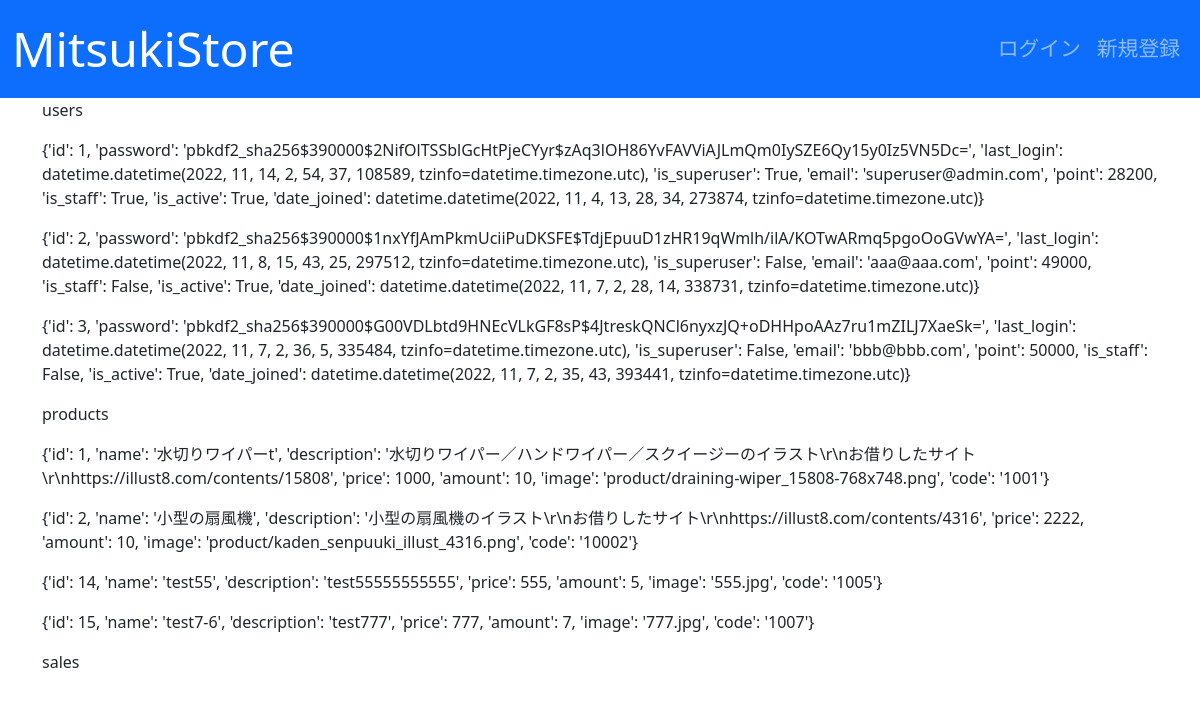
Page /test_index/ on the earlier database version.
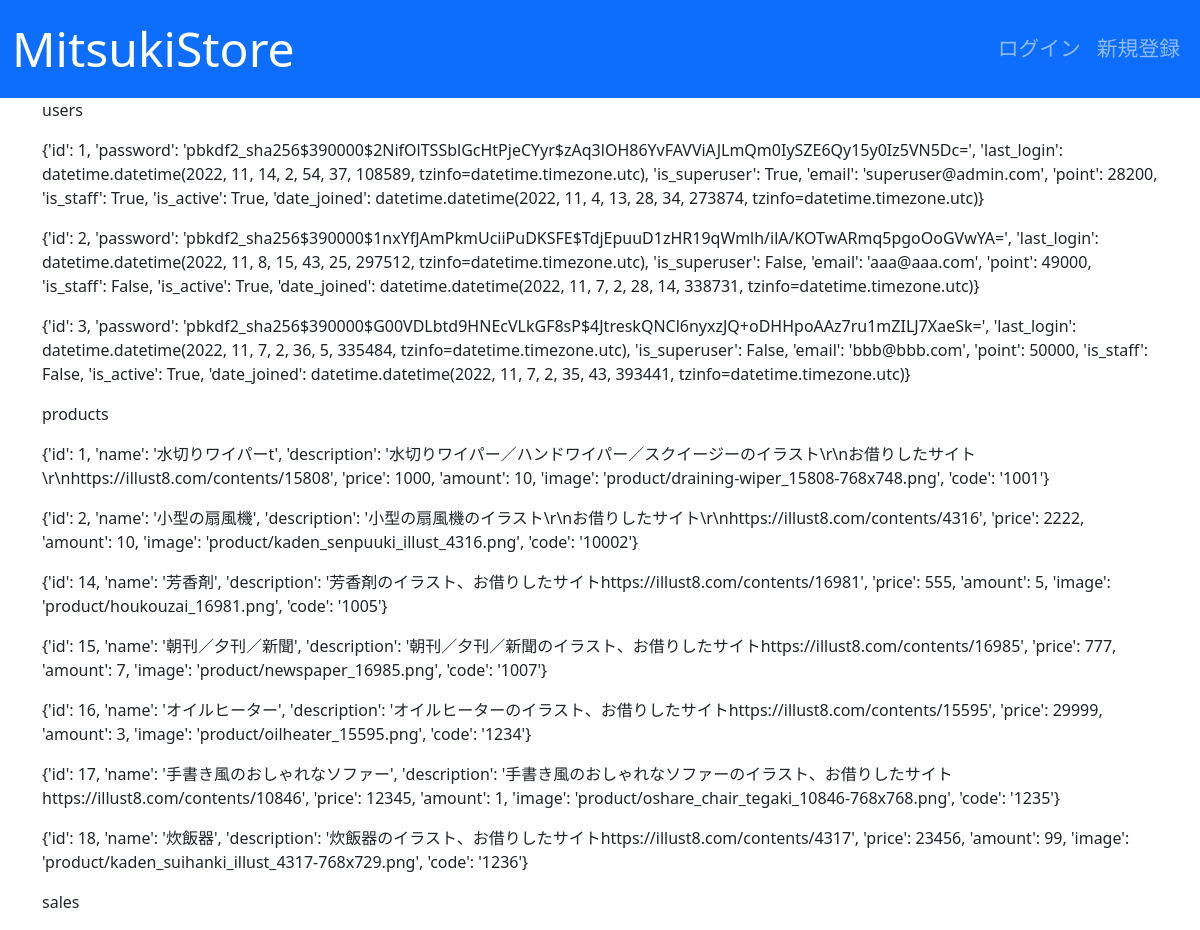
Same page on the later database version.
### users/models.py (models this page shows)
class User(AbstractBaseUser, PermissionsMixin):
    initial_point = 50000
    email = models.EmailField("メールアドレス", unique=True)
    point = models.PositiveIntegerField(default=initial_point)
    is_staff = models.BooleanField("is_staff", default=False)
    is_active = models.BooleanField("is_active", default=True)
    date_joined = models.DateTimeField("date_joined", default=timezone.now)
    objects = UserManager()
    USERNAME_FIELD = "email"
    EMAIL_FIELD = "email"
    REQUIRED_FIELDS = []
    class Meta:
        verbose_name = "user"
        verbose_name_plural = "users"

### store_main/models.py (models this page shows, shortened)
class Product(models.Model):
    name = models.CharField(verbose_name='商品名', max_length=128)
    description = models.TextField(verbose_name='商品説明', max_length=5000,
                                   blank=True, default='')
    price = models.PositiveIntegerField(verbose_name='価格', blank=True,
                                        default=0)
    amount = models.PositiveIntegerField(verbose_name='在庫数', blank=True,
                                         default=0)
    image = models.ImageField(verbose_name='商品画像', upload_to='product', )
    code = models.CharField(verbose_name='商品コード', max_length=128, )

### main/views.py (the view)
# urls.py: path('test_index/', views.test_index, name='test_index'),
def test_index(request):
    users = User.objects.all().values()
    products = Product.objects.all().values()
    sales = Sale.objects.all().values()
    context = {
        'users': users,
        'products': products,
        'sales': sales,
    }
    return render(request, template_name='main/test_index.html',
                  context=context)

### main/templates/main/test_index.html (shortened to what this page needs)
{% extends 'base.html' %}
{% block content %}
<p>users</p>
{% for user in users %}
<p>{{ user }}</p>
{% endfor %}
<p>products</p>
{% for product in products %}
<p>{{ product }}</p>
{% endfor %}
<p>sales</p>
{% endblock content %}

### templates/base.html (shortened to what this page needs)
<!doctype html>
{% load django_bootstrap5 %}
{% load static %}
{% load humanize %}
<html lang="ja">
<head>
    {% bootstrap_css %}
    <link rel="stylesheet" href="{% static 'css/style.css' %}?<?php date_default_timezone_set('Asia/Tokyo'); echo date('ymdHis',filemtime('{% static 'css/style.css' %}')); ?>"/>
</head>
<body>
<header>
    <nav class="navbar navbar-expand-lg navbar-dark bg-primary">
        <div class="container-fluid">
            <a class="navbar-brand"
               href="{% url 'main:index' %}">MitsukiStore</a>
            <div class="collapse navbar-collapse justify-content-end" id="navbarNav">
                <ul class="navbar-nav">
                    {% if request.user.is_authenticated %}
                    <li class="nav-item">
                        <a class="nav-link active" aria-current="page"
                           href="#">Point: {{ user.point }}</a>
                    </li>
                    <li class="nav-item">
                        <a class="nav-link"
                           href="{% url 'main:user_cart' %}">カート</a>
                    </li>
                    <li class="nav-item">
                        <a class="nav-link"
                           href="{% url 'main:order_history' %}">注文履歴</a>
                    </li>
                    <li class="nav-item">
                        <a class="nav-link" href="{% url 'users:logout' %}"
                           tabindex="-1"
                           aria-disabled="true">ログアウト</a>
                    </li>
                    {% else %}
                    <li class="nav-item">
                        <a class="nav-link" href="{% url 'users:login' %}"
                           tabindex="-1"
                           aria-disabled="true">ログイン</a>
                    </li>
                    <li class="nav-item">
                        <a class="nav-link" href="{% url 'users:signup' %}"
                           tabindex="-1"
                           aria-disabled="true">新規登録</a>
                    </li>
                    {% endif %}
                </ul>
            </div>
        </div>
    </nav>
</header>
<div class="container">
    {% block content %}
    {% endblock content %}
</div>
</body>
</html>

### static/css/style.css (style rules this page uses)
.navbar-brand { font-size: 3rem; }
.navbar-nav { font-size: 1.3rem; }

Differences in the rows shown:
changed Product (number 3 of 7 on the later page): product "{'id': 14, 'name': 'test55', 'description': 'test55555555555', 'price': 555, 'amount': 5, 'image': '555.jpg', 'code': '1005'}" → "{'id': 14, 'name': '芳香剤', 'description': '芳香剤のイラスト、お借りしたサイトhttps://illust8.com/contents/16981', 'price': 555, 'amount': 5, 'image': 'product/houkouzai_16981.png', 'code': '1005'}"
changed Product (number 4 of 7 on the later page): product "{'id': 15, 'name': 'test7-6', 'description': 'test777', 'price': 777, 'amount': 7, 'image': '777.jpg', 'code': '1007'}" → "{'id': 15, 'name': '朝刊／夕刊／新聞', 'description': '朝刊／夕刊／新聞のイラスト、お借りしたサイトhttps://illust8.com/contents/16985', 'price': 777, 'amount': 7, 'image': 'product/newspaper_16985.png', 'code': '1007'}"
added Product: product "{'id': 16, 'name': 'オイルヒーター', 'description': 'オイルヒーターのイラスト、お借りしたサイトhttps://illust8.com/contents/15595', 'price': 29999, 'amount': 3, 'image': 'product/oilheater_15595.png', 'code': '1234'}"
added Product: product "{'id': 17, 'name': '手書き風のおしゃれなソファー', 'description': '手書き風のおしゃれなソファーのイラスト、お借りしたサイトhttps://illust8.com/contents/10846', 'price': 12345, 'amount': 1, 'image': 'product/oshare_chair_tegaki_10846-768x768.png', 'code': '1235'}"
added Product: product "{'id': 18, 'name': '炊飯器', 'description': '炊飯器のイラスト、お借りしたサイトhttps://illust8.com/contents/4317', 'price': 23456, 'amount': 99, 'image': 'product/kaden_suihanki_illust_4317-768x729.png', 'code': '1236'}"
